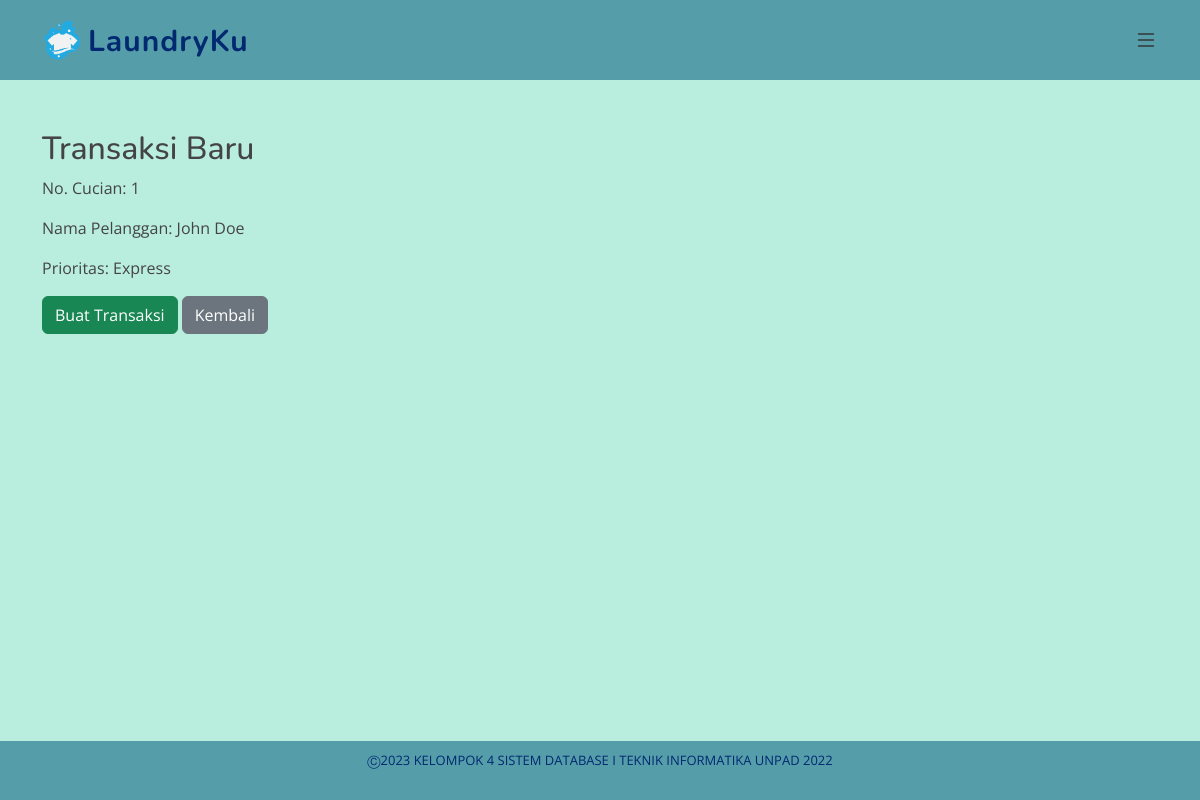
Screenshot of /buat_transaksi.php?no_cucian=1 (signed in) with the database file from the repository.
### tables this page shows
CREATE TABLE PermintaanCucian (
    no_cucian INT AUTO_INCREMENT PRIMARY KEY,
    id_pelanggan INT,
    id_prioritas INT,
    tgl_masuk DATE,
    tgl_selesai DATE,
    total_item INT,
    id_status_cucian INT,
    FOREIGN KEY (id_pelanggan) REFERENCES Pelanggan(id_pelanggan),
    FOREIGN KEY (id_prioritas) REFERENCES Prioritas(id_prioritas),
    FOREIGN KEY (id_status_cucian) REFERENCES StatusCucian(id_status_cucian)
);

CREATE TABLE Pelanggan (
    id_pelanggan INT AUTO_INCREMENT PRIMARY KEY,
    nama VARCHAR(255) NOT NULL,
    alamat VARCHAR(255) NOT NULL,
    telepon VARCHAR(15) NOT NULL,
    username VARCHAR(255) NOT NULL,
    password VARCHAR(255) NOT NULL,
    role VARCHAR(255) NOT NULL DEFAULT 'pelanggan'
);

CREATE TABLE Prioritas (
    id_prioritas INT AUTO_INCREMENT PRIMARY KEY,
    jenis_prioritas VARCHAR(255) NOT NULL,
    keterangan VARCHAR(255),
    durasi INT,
    image_url VARCHAR (255)
);

### buat_transaksi.php (the view, shortened to what this page needs)
<?php
include "config.php";
if (isset($_GET['no_cucian'])) {
  $noCucian = $_GET['no_cucian'];
} else {
  header("Location: permintaan_cucian.php");
  exit;
}
$query = "SELECT pc.*, p.nama, pri.jenis_prioritas, sc.jenis_status_cucian
          FROM PermintaanCucian pc
          INNER JOIN Pelanggan p ON pc.id_pelanggan = p.id_pelanggan
          LEFT JOIN Prioritas pri ON pc.id_prioritas = pri.id_prioritas
          LEFT JOIN StatusCucian sc ON pc.id_status_cucian = sc.id_status_cucian
          WHERE pc.no_cucian = $noCucian";
$result = mysqli_query($conn, $query);
$row = mysqli_fetch_assoc($result);
?>
<?php include 'header.php'; ?>
<main id="main">
  <section id="transaksi" class="transaksi">
    <div class="container">
      <div class="row">
        <div class="col-lg-12">
          <h2>Transaksi Baru</h2>
          <p>No. Cucian: <?php echo $row['no_cucian']; ?></p>
          <p>Nama Pelanggan: <?php echo $row['nama']; ?></p>
          <p>Prioritas: <?php echo $row['jenis_prioritas']; ?></p>
        </div>
      </div>
      <div class="row">
        <div class="col-lg-6">
          <form action="" method="post">
            <button type="submit" name="submit" class="btn btn-success">Buat Transaksi</button>
            <a href="permintaan_cucian.php" class="btn btn-secondary">Kembali</a>
          </form>
        </div>
      </div>
    </div>
  </section>
</main>
<?php include 'footer.php'; ?>

### assets/css/style.css (style rules this page uses)
:root { scroll-behavior: smooth; }
body { font-family: "Open Sans", sans-serif; color: #444444; }
a { color: #f4f4f4; text-decoration: none; }
h1, h2, h3, h4, h5, h6 { font-family: "Nunito", sans-serif; }
section { padding: 60px 0; overflow: hidden; }

### assets/css/styles.css (style rules this page uses)
#main { background-color: #B9EDDD; min-height: calc(100vh - 30px); }
#main { padding-top: 70px; }

### rows the page displays
permintaancucian: no_cucian "1", id_pelanggan.nama "John Doe", id_prioritas.jenis_prioritas "Express"
